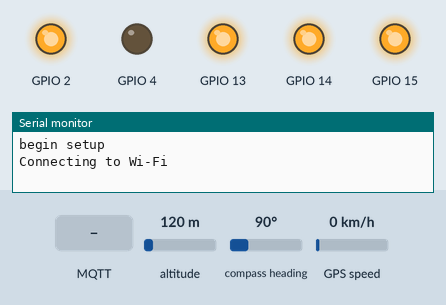
This sketch was run on a simulated ESP32. Shown: output pins drawn as LEDs (lit = HIGH), the last lines printed to the serial monitor. Dashed ring = blinking. Inputs (shaded band) come from the test bench; at power-on: altitude 120 m, compass heading 90°, GPS speed 0 km/h. WiFi joins after 1.5 s; servers stay silent unless stated; the GPS gets a fix after 3 s at 37.7749, -122.4194 with 8 satellites; no MQTT or app messages arrive unless stated; the camera gives no picture.

Above: at 0.1 s.
At 2.91 s:
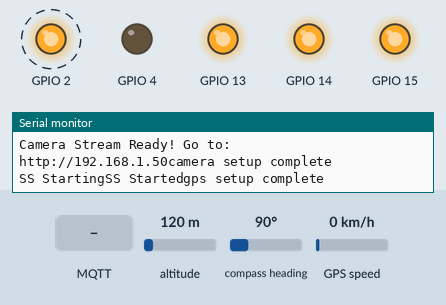
3.1 s: MQTT message "LAMpass2022" arrives on the first subscribed topic
At 3.91 s:
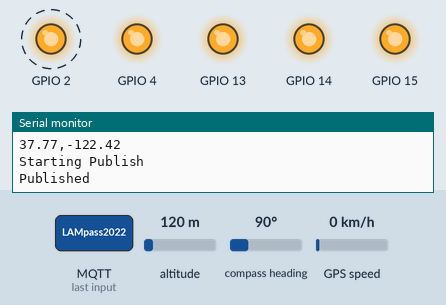
6.6 s: MQTT message "LAMpass2022" arrives on the second subscribed topic
10.1 s: MQTT message "LAMpass2022" arrives on the third subscribed topic
Timing chart, 0 to 19.6 s (numbered marks = the images above; inputs shaded):
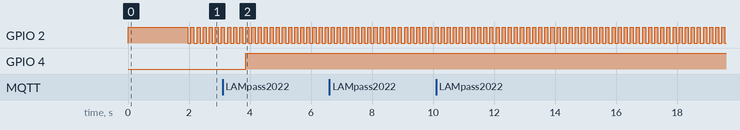

The sketch:

Main.ino
```cpp
//#include <sd_defines.h>

#include <TinyGPS++.h>
#include <TinyGPSPlus.h>


#include "mqtt.h"
#include "camera.h"
#include "gps.h"


#if CONFIG_FREERTOS_UNICORE
#define ARDUINO_RUNNING_CORE 0
#else
#define ARDUINO_RUNNING_CORE 1
#endif

#ifndef LED_BUILTIN
#define LED_BUILTIN 33
#endif

//SoftwareSerial ss1(13,12);


// define two tasks for Blink & AnalogRead
void TaskBlink( void *pvParameters );
void TaskMqttSubscribe( void *pvParameters );
void TaskGPS( void *pvParameters );

// the setup function runs once when you press reset or power the board
void setup() {

  // initialize serial communication at 115200 bits per second:
  Serial.begin(115200);
  Serial.println("begin setup");


  mqttsetup();
  Serial.println("mqtt setup complete");

  camerasetup();
  Serial.println("camera setup complete");

  gpssetup();
  Serial.println("gps setup complete");


  // Now set up two tasks to run independently.
  xTaskCreatePinnedToCore(
    TaskBlink
    ,  "TaskBlink"   // A name just for humans
    ,  5000  // This stack size can be checked & adjusted by reading the Stack Highwater
    ,  NULL
    ,  1  // Priority, with 3 (configMAX_PRIORITIES - 1) being the highest, and 0 being the lowest.
    ,  NULL
    ,  ARDUINO_RUNNING_CORE);

  xTaskCreatePinnedToCore(
    TaskMqttSubscribe
    ,  "MqttSubscribe"
    ,  10000  // Stack size
    ,  NULL
    ,  1  // Priority
    ,  NULL
    ,  ARDUINO_RUNNING_CORE);


  xTaskCreate(
    TaskGPS
    ,  "GPS"
    ,  5000  // Stack size
    ,  NULL
    ,  1  // Priority
    ,  NULL );

}

void loop()
{
  // Empty. Things are done in Tasks.
}

/*--------------------------------------------------*/
/*---------------------- Tasks ---------------------*/
/*--------------------------------------------------*/

void TaskBlink(void *pvParameters)  // This is a task.
{
  (void) pvParameters;

  /*
    Blink
    Turns on an LED on for one second, then off for one second, repeatedly.

    If you want to know what pin the on-board LED is connected to on your ESP32 model, check
    the Technical Specs of your board.
  */

  // initialize digital LED_BUILTIN on pin 13 as an output.
  pinMode(LED_BUILTIN, OUTPUT);
  for (;;) // A Task shall never return or exit.
  {
    digitalWrite(LED_BUILTIN, HIGH);   // turn the LED on (HIGH is the voltage level)
    vTaskDelay(100);  // one tick delay (15ms) in between reads for stability
    digitalWrite(LED_BUILTIN, LOW);    // turn the LED off by making the voltage LOW
    vTaskDelay(100);  // one tick delay (15ms) in between reads for stability
  }
}

void TaskMqttSubscribe(void *pvParameters)  // This is a task.
{
  (void) pvParameters;

  for (;;)
  {
    loopmqtt();
    vTaskDelay(1000);  // one tick delay (15ms) in between reads for stability
  }
}


void TaskGPS(void *pvParameters)  // This is a task.
{
  (void) pvParameters;

  for (;;)
  {
    gpsloop();
    vTaskDelay(1000);  // one tick delay (15ms) in between reads for stability
  }
}
```

camera.cpp
```cpp
#include "esp_camera.h"
#include "WiFi.h"
//
// WARNING!!! PSRAM IC required for UXGA resolution and high JPEG quality
//            Ensure ESP32 Wrover Module or other board with PSRAM is selected
//            Partial images will be transmitted if image exceeds buffer size
//

// Select camera model
//#define CAMERA_MODEL_WROVER_KIT // Has PSRAM
//#define CAMERA_MODEL_ESP_EYE // Has PSRAM
//#define CAMERA_MODEL_M5STACK_PSRAM // Has PSRAM
//#define CAMERA_MODEL_M5STACK_V2_PSRAM // M5Camera version B Has PSRAM
//#define CAMERA_MODEL_M5STACK_WIDE // Has PSRAM
//#define CAMERA_MODEL_M5STACK_ESP32CAM // No PSRAM
#define CAMERA_MODEL_AI_THINKER // Has PSRAM
//#define CAMERA_MODEL_TTGO_T_JOURNAL // No PSRAM

#include "camera_pins.h"

//const char* ssid = "Lanjewar/AgarkarMedia";
//const char* password = "LAMpass2022";
// const char* ssid = "Agarkar";
// const char* password = "aftr#/\\aga72SA";

void startCameraServer();

void camerasetup() {
  camera_config_t config;
  config.ledc_channel = LEDC_CHANNEL_0;
  config.ledc_timer = LEDC_TIMER_0;
  config.pin_d0 = Y2_GPIO_NUM;
  config.pin_d1 = Y3_GPIO_NUM;
  config.pin_d2 = Y4_GPIO_NUM;
  config.pin_d3 = Y5_GPIO_NUM;
  config.pin_d4 = Y6_GPIO_NUM;
  config.pin_d5 = Y7_GPIO_NUM;
  config.pin_d6 = Y8_GPIO_NUM;
  config.pin_d7 = Y9_GPIO_NUM;
  config.pin_xclk = XCLK_GPIO_NUM;
  config.pin_pclk = PCLK_GPIO_NUM;
  config.pin_vsync = VSYNC_GPIO_NUM;
  config.pin_href = HREF_GPIO_NUM;
  config.pin_sscb_sda = SIOD_GPIO_NUM;
  config.pin_sscb_scl = SIOC_GPIO_NUM;
  config.pin_pwdn = PWDN_GPIO_NUM;
  config.pin_reset = RESET_GPIO_NUM;
  config.xclk_freq_hz = 20000000;
  config.pixel_format = PIXFORMAT_JPEG;

  if(psramFound()){
    config.frame_size = FRAMESIZE_UXGA;
    config.jpeg_quality = 10;
    config.fb_count = 2;
  } else {
    config.frame_size =  FRAMESIZE_SVGA;
    config.jpeg_quality = 20;
    config.fb_count = 1;
  }

  // Camera init
  esp_err_t err = esp_camera_init(&config);
  if (err != ESP_OK) {
    Serial.printf("Camera init failed with error 0x%x", err);
    return;
  }
  sensor_t * s = esp_camera_sensor_get();
  //s->set_framesize(s, FRAMESIZE_QVGA);
  if(s->pixformat == PIXFORMAT_JPEG) s->set_framesize(s, (framesize_t)5);
  s->set_brightness(s, 0);     // -2 to 2
  s->set_contrast(s, 0);       // -2 to 2
  s->set_saturation(s, 0);     // -2 to 2
  s->set_special_effect(s, 0); // 0 to 6 (0 - No Effect, 1 - Negative, 2 - Grayscale, 3 - Red Tint, 4 - Green Tint, 5 - Blue Tint, 6 - Sepia)
  s->set_whitebal(s, 1);       // 0 = disable , 1 = enable
  s->set_awb_gain(s, 1);       // 0 = disable , 1 = enable
  s->set_wb_mode(s, 0);        // 0 to 4 - if awb_gain enabled (0 - Auto, 1 - Sunny, 2 - Cloudy, 3 - Office, 4 - Home)
  s->set_exposure_ctrl(s, 1);  // 0 = disable , 1 = enable
  s->set_aec2(s, 1);           // 0 = disable , 1 = enable
  s->set_ae_level(s, 0);       // -2 to 2
  s->set_aec_value(s, 300);    // 0 to 1200
  s->set_gain_ctrl(s, 1);      // 0 = disable , 1 = enable
  s->set_agc_gain(s, 0);       // 0 to 30
  s->set_gainceiling(s, (gainceiling_t)0);  // 0 to 6
  s->set_bpc(s, 0);            // 0 = disable , 1 = enable
  s->set_wpc(s, 1);            // 0 = disable , 1 = enable
  s->set_raw_gma(s, 1);        // 0 = disable , 1 = enable
  s->set_lenc(s, 1);           // 0 = disable , 1 = enable
  s->set_hmirror(s, 1);        // 0 = disable , 1 = enable
  s->set_vflip(s, 1);          // 0 = disable , 1 = enable
  s->set_dcw(s, 0);            // 0 = disable , 1 = enable
  s->set_colorbar(s, 0);       // 0 = disable , 1 = enable
  // Wi-Fi connection
  while (WiFi.status() != WL_CONNECTED) {
    delay(500);
    Serial.print(".");
  }
  Serial.println("");
  Serial.println("WiFi connected");

  Serial.print("Camera Stream Ready! Go to: http://");
  Serial.print(WiFi.localIP());

  // Start streaming web server
  startCameraServer();
}
```

camera.h
```cpp
#ifndef CAMERA_H
#define CAMERA_H

void camerasetup();

#endif
```

cameraserver.cpp
```cpp
#include "esp_camera.h"
#include "esp_timer.h"
#include "img_converters.h"
#include "Arduino.h"
#include "fb_gfx.h"
#include "soc/soc.h" //disable brownout problems
#include "soc/rtc_cntl_reg.h"  //disable brownout problems
#include "esp_http_server.h"


#define PART_BOUNDARY "123456789000000000000987654321"

// This project was tested with the AI Thinker Model, M5STACK PSRAM Model and M5STACK WITHOUT PSRAM
#define CAMERA_MODEL_AI_THINKER
//#define CAMERA_MODEL_M5STACK_PSRAM
//#define CAMERA_MODEL_M5STACK_WITHOUT_PSRAM

// Not tested with this model
//#define CAMERA_MODEL_WROVER_KIT

#if defined(CAMERA_MODEL_WROVER_KIT)
  #define PWDN_GPIO_NUM    -1
  #define RESET_GPIO_NUM   -1
  #define XCLK_GPIO_NUM    21
  #define SIOD_GPIO_NUM    26
  #define SIOC_GPIO_NUM    27

  #define Y9_GPIO_NUM      35
  #define Y8_GPIO_NUM      34
  #define Y7_GPIO_NUM      39
  #define Y6_GPIO_NUM      36
  #define Y5_GPIO_NUM      19
  #define Y4_GPIO_NUM      18
  #define Y3_GPIO_NUM       5
  #define Y2_GPIO_NUM       4
  #define VSYNC_GPIO_NUM   25
  #define HREF_GPIO_NUM    23
  #define PCLK_GPIO_NUM    22

#elif defined(CAMERA_MODEL_M5STACK_PSRAM)
  #define PWDN_GPIO_NUM     -1
  #define RESET_GPIO_NUM    15
  #define XCLK_GPIO_NUM     27
  #define SIOD_GPIO_NUM     25
  #define SIOC_GPIO_NUM     23

  #define Y9_GPIO_NUM       19
  #define Y8_GPIO_NUM       36
  #define Y7_GPIO_NUM       18
  #define Y6_GPIO_NUM       39
  #define Y5_GPIO_NUM        5
  #define Y4_GPIO_NUM       34
  #define Y3_GPIO_NUM       35
  #define Y2_GPIO_NUM       32
  #define VSYNC_GPIO_NUM    22
  #define HREF_GPIO_NUM     26
  #define PCLK_GPIO_NUM     21

#elif defined(CAMERA_MODEL_M5STACK_WITHOUT_PSRAM)
  #define PWDN_GPIO_NUM     -1
  #define RESET_GPIO_NUM    15
  #define XCLK_GPIO_NUM     27
  #define SIOD_GPIO_NUM     25
  #define SIOC_GPIO_NUM     23

  #define Y9_GPIO_NUM       19
  #define Y8_GPIO_NUM       36
  #define Y7_GPIO_NUM       18
  #define Y6_GPIO_NUM       39
  #define Y5_GPIO_NUM        5
  #define Y4_GPIO_NUM       34
  #define Y3_GPIO_NUM       35
  #define Y2_GPIO_NUM       17
  #define VSYNC_GPIO_NUM    22
  #define HREF_GPIO_NUM     26
  #define PCLK_GPIO_NUM     21

#elif defined(CAMERA_MODEL_AI_THINKER)
  #define PWDN_GPIO_NUM     32
  #define RESET_GPIO_NUM    -1
  #define XCLK_GPIO_NUM      0
  #define SIOD_GPIO_NUM     26
  #define SIOC_GPIO_NUM     27

  #define Y9_GPIO_NUM       35
  #define Y8_GPIO_NUM       34
  #define Y7_GPIO_NUM       39
  #define Y6_GPIO_NUM       36
  #define Y5_GPIO_NUM       21
  #define Y4_GPIO_NUM       19
  #define Y3_GPIO_NUM       18
  #define Y2_GPIO_NUM        5
  #define VSYNC_GPIO_NUM    25
  #define HREF_GPIO_NUM     23
  #define PCLK_GPIO_NUM     22
#else
  #error "Camera model not selected"
#endif

static const char* _STREAM_CONTENT_TYPE = "multipart/x-mixed-replace;boundary=" PART_BOUNDARY;
static const char* _STREAM_BOUNDARY = "\r\n--" PART_BOUNDARY "\r\n";
static const char* _STREAM_PART = "Content-Type: image/jpeg\r\nContent-Length: %u\r\n\r\n";

httpd_handle_t stream_httpd = NULL;

static esp_err_t stream_handler(httpd_req_t *req){
  camera_fb_t * fb = NULL;
  esp_err_t res = ESP_OK;
  size_t _jpg_buf_len = 0;
  uint8_t * _jpg_buf = NULL;
  char * part_buf[64];

  res = httpd_resp_set_type(req, _STREAM_CONTENT_TYPE);
  if(res != ESP_OK){
    return res;
  }

  while(true){
    fb = esp_camera_fb_get();
    if (!fb) {
      Serial.println("Camera capture failed");
      res = ESP_FAIL;
    } else {
      if(fb->width > 100){
        if(fb->format != PIXFORMAT_JPEG){
          bool jpeg_converted = frame2jpg(fb, 80, &_jpg_buf, &_jpg_buf_len);
          esp_camera_fb_return(fb);
          fb = NULL;
          if(!jpeg_converted){
            Serial.println("JPEG compression failed");
            res = ESP_FAIL;
          }
        } else {
          _jpg_buf_len = fb->len;
          _jpg_buf = fb->buf;
        }
      }
    }
    if(res == ESP_OK){
      size_t hlen = snprintf((char *)part_buf, 64, _STREAM_PART, _jpg_buf_len);
      res = httpd_resp_send_chunk(req, (const char *)part_buf, hlen);
    }
    if(res == ESP_OK){
      res = httpd_resp_send_chunk(req, (const char *)_jpg_buf, _jpg_buf_len);
    }
    if(res == ESP_OK){
      res = httpd_resp_send_chunk(req, _STREAM_BOUNDARY, strlen(_STREAM_BOUNDARY));
    }
    if(fb){
      esp_camera_fb_return(fb);
      fb = NULL;
      _jpg_buf = NULL;
    } else if(_jpg_buf){
      free(_jpg_buf);
      _jpg_buf = NULL;
    }
    if(res != ESP_OK){
      break;
    }
    //Serial.printf("MJPG: %uB\n",(uint32_t)(_jpg_buf_len));
  }
  return res;
}

void startCameraServer(){
  httpd_config_t config = HTTPD_DEFAULT_CONFIG();
  config.server_port = 80;

  httpd_uri_t index_uri = {
    .uri       = "/",
    .method    = HTTP_GET,
    .handler   = stream_handler,
    .user_ctx  = NULL
  };

  //Serial.printf("Starting web server on port: '%d'\n", config.server_port);
  if (httpd_start(&stream_httpd, &config) == ESP_OK) {
    httpd_register_uri_handler(stream_httpd, &index_uri);
  }
}
```

gps.cpp
```cpp
// #include <SoftwareSerial.h>

#include <TinyGPSPlus.h>
#include "mqtt.h"

/* This sample code demonstrates the normal use of a TinyGPS object.
   It requires the use of SoftwareSerial, and assumes that you have a
   4800-baud serial GPS device hooked up on pins 4(rx) and 3(tx).
*/

TinyGPSPlus gps;
// SoftwareSerial ss(13, 12);


float latitude , longitude;

void gpssetup()
{
  //Serial.begin(115200);
  Serial.print("SS Starting");
  Serial2.begin(9600, SERIAL_8N1,16,3);
  Serial.print("SS Started");
}

void gpsloop()
{

    while (Serial2.available())
    {
      //Serial.print("gps available");
      if (gps.encode(Serial2.read()))
      {
        //Serial.print("gps read");
        if (gps.location.isValid())
        {
        //Serial.print("gps valid");
          latitude = gps.location.lat();
        // Serial.print("gps latitude %");

          //lat_str = String(latitude , 6);
          longitude = gps.location.lng();
          //lng_str = String(longitude , 6);
          Serial.print(latitude);
          Serial.print(",");
          Serial.print(longitude);
          Serial.print("\n");
          publishMessage(String(latitude , 6),String(longitude , 6));
          delay(1000);
        }
      }
      //Serial.print(gps.encode(Serial2.read()));
    }
}
```

gps.h
```cpp
#ifndef GPS_H
#define GPS_H

void gpssetup();

void gpsloop();


#endif
```

mqtt.h
```cpp
#ifndef MQTT_H
#define MQTT_H

void messageHandler(char* topic, byte* payload, unsigned int length);

void mqttsetup();

void dangercontrol();

void publishMessage(String lat, String lng);

void loopmqtt();


#endif
```

secrets.h
```cpp
#include <pgmspace.h>

#define SECRET
#define THINGNAME "GOKART_PBCOE"                         //change this

const char WIFI_SSID[] = "GOKARTPBCOE";               //change this
const char WIFI_PASSWORD[] = "GOKARTPBCOE";           //change this
const char AWS_IOT_ENDPOINT[] = "a37nlo9ieaaf6l-ats.iot.ap-south-1.amazonaws.com";       //change this

// Amazon Root CA 1
static const char AWS_CERT_CA[] PROGMEM = R"EOF(
-----BEGIN CERTIFICATE-----
MIIDQTCCAimgAwIBAgITBmyfz5m/jAo54vB4ikPmljZbyjANBgkqhkiG9w0BAQsF
ADA5MQswCQYDVQQGEwJVUzEPMA0GA1UEChMGQW1hem9uMRkwFwYDVQQDExBBbWF6
b24gUm9vdCBDQSAxMB4XDTE1MDUyNjAwMDAwMFoXDTM4MDExNzAwMDAwMFowOTEL
MAkGA1UEBhMCVVMxDzANBgNVBAoTBkFtYXpvbjEZMBcGA1UEAxMQQW1hem9uIFJv
b3QgQ0EgMTCCASIwDQYJKoZIhvcNAQEBBQADggEPADCCAQoCggEBALJ4gHHKeNXj
ca9HgFB0fW7Y14h29Jlo91ghYPl0hAEvrAIthtOgQ3pOsqTQNroBvo3bSMgHFzZM
9O6II8c+6zf1tRn4SWiw3te5djgdYZ6k/oI2peVKVuRF4fn9tBb6dNqcmzU5L/qw
IFAGbHrQgLKm+a/sRxmPUDgH3KKHOVj4utWp+UhnMJbulHheb4mjUcAwhmahRWa6
VOujw5H5SNz/0egwLX0tdHA114gk957EWW67c4cX8jJGKLhD+rcdqsq08p8kDi1L
93FcXmn/6pUCyziKrlA4b9v7LWIbxcceVOF34GfID5yHI9Y/QCB/IIDEgEw+OyQm
jgSubJrIqg0CAwEAAaNCMEAwDwYDVR0TAQH/BAUwAwEB/zAOBgNVHQ8BAf8EBAMC
AYYwHQYDVR0OBBYEFIQYzIU07LwMlJQuCFmcx7IQTgoIMA0GCSqGSIb3DQEBCwUA
A4IBAQCY8jdaQZChGsV2USggNiMOruYou6r4lK5IpDB/G/wkjUu0yKGX9rbxenDI
U5PMCCjjmCXPI6T53iHTfIUJrU6adTrCC2qJeHZERxhlbI1Bjjt/msv0tadQ1wUs
N+gDS63pYaACbvXy8MWy7Vu33PqUXHeeE6V/Uq2V8viTO96LXFvKWlJbYK8U90vv
o/ufQJVtMVT8QtPHRh8jrdkPSHCa2XV4cdFyQzR1bldZwgJcJmApzyMZFo6IQ6XU
5MsI+yMRQ+hDKXJioaldXgjUkK642M4UwtBV8ob2xJNDd2ZhwLnoQdeXeGADbkpy
rqXRfboQnoZsG4q5WTP468SQvvG5
-----END CERTIFICATE-----
)EOF";

// Device Certificate                                               //change this
static const char AWS_CERT_CRT[] PROGMEM = R"KEY(
-----BEGIN CERTIFICATE-----
MIIDWjCCAkKgAwIBAgIVAKq8sSkuMHR9PZVoxQOQtBuDuuJ2MA0GCSqGSIb3DQEB
CwUAME0xSzBJBgNVBAsMQkFtYXpvbiBXZWIgU2VydmljZXMgTz1BbWF6b24uY29t
IEluYy4gTD1TZWF0dGxlIFNUPVdhc2hpbmd0b24gQz1VUzAeFw0yMzAxMTkwOTIy
MjNaFw00OTEyMzEyMzU5NTlaMB4xHDAaBgNVBAMME0FXUyBJb1QgQ2VydGlmaWNh
dGUwggEiMA0GCSqGSIb3DQEBAQUAA4IBDwAwggEKAoIBAQDqIrj/y/oZOyzfdA1U
xIW54RCvXmZ0lXLINSDyvB+MChW4okvq0F2wsuJ/HDInV9+EsoXloBqdM2GkdD/z
vTs2eJ+/2bKVWDxNCD6bABBw+VFftgx+mjNcUztBIxxILfJRNQ3coWKc355lCk7D
47UZbl/nehFvPY0U36PTSKUrR+93F9GoYzw6IRW4NhwT6krbjBD6HeZC6Tu9FcE3
rkFUeqBSsWHjvFxwrv1/pjyA4L+aQ4tVAHSSwAX02OB+9vCQlfWbyZ4RZJtNd+KR
OctHaEQsMz/1262k5pz3piTgGQu1wc5dsyhc0ABUHZ7hlVMhSbpjYyfAouVGL8+K
MAc1AgMBAAGjYDBeMB8GA1UdIwQYMBaAFJoxOT+4ZR9TDuvbSO3ydySF2z/kMB0G
A1UdDgQWBBSyDCo5I028Z8D7IXy8kF43ihOMlDAMBgNVHRMBAf8EAjAAMA4GA1Ud
DwEB/wQEAwIHgDANBgkqhkiG9w0BAQsFAAOCAQEANXuzmroYA1dazIynkUo3Q2ku
EdTQh2rRuUYcayUxEhrbXWWNlg9Hzw/3q4wHdlMM7/74Vmq6fCUlqoTScp8EoYE1
TDFhw50w4lfiYWXlAlAsHslXJ8dYyZL/N4Od9z6MtxMGBDvmMNGqV0EQwq8KwUf0
q4C5JJQJq8oB6YkPBoIZS5qtve5S2Y6m77VevsvWHFtzgXVFrl6y31uRuYX9iwrt
KTi8mR5yR01x4kOwa4Z9fpeBWYAc8aGju+FxNqnlB8gBwXeJkUzRAF7wwIAkbkO3
NyWbfGMalnnAC2MefCyxpheQHm/Z7Sk3O1WR1I4jxOg1v0+PloOPY3IGor5xUA==
-----END CERTIFICATE-----


)KEY";

// Device Private Key                                               //change this
static const char AWS_CERT_PRIVATE[] PROGMEM = R"KEY(
-----BEGIN RSA PRIVATE KEY-----
MIIEpQIBAAKCAQEA6iK4/8v6GTss33QNVMSFueEQr15mdJVyyDUg8rwfjAoVuKJL
6tBdsLLifxwyJ1ffhLKF5aAanTNhpHQ/8707Nnifv9mylVg8TQg+mwAQcPlRX7YM
fpozXFM7QSMcSC3yUTUN3KFinN+eZQpOw+O1GW5f53oRbz2NFN+j00ilK0fvdxfR
qGM8OiEVuDYcE+pK24wQ+h3mQuk7vRXBN65BVHqgUrFh47xccK79f6Y8gOC/mkOL
VQB0ksAF9NjgfvbwkJX1m8meEWSbTXfikTnLR2hELDM/9dutpOac96Yk4BkLtcHO
XbMoXNAAVB2e4ZVTIUm6Y2MnwKLlRi/PijAHNQIDAQABAoIBAQDo72ygSJ3kVkQZ
d4r/x5jHSgvgfQlveXO9jWXfOJwmJa5gh08CKRTdA8tk7HdVPw5IJZgi0HtJ5GGD
TIiHhL8RPUaphvstq6Aqf0ZRzOmOi+ySTTr3BZCNjNzJvBWaFeQbOK42z3SdX7hl
C7E7ICL/Txko4P/RbSocFzcUsBRrDfm97VNYhahC8YPIaxlpio3WTCnaSmjHTqzT
q+hcmDbcCYvZYKxyROflIyK0ujSuiqraNgPF/GWNlfF+IC4ayShrCHnOBZj42hKd
zmP+79AdBVLSToG6809ZctoJNsshUWSo7m0N9WetI6usrO6PpvpZJuahGQvezclu
l/oJiNxhAoGBAP7Qd1KMp1cOc9IH9qocFD8uWc32+bJx0q6HqodwlM4NmsrjdCTI
QhH/pmWjhgKx788ph0y4M4koY90/aa8nc3p5jfM0UgSuUTTk8Pt5GYaYTl0DLPE7
ykbk4KOrS3l1qGmZBPioZe8WyUjLfQchNupRtohv4/ibkWBbVAFKNrfNAoGBAOs5
n8noxTOQqaM3UlHWJf7rpv2c3xxVpI7nSkCYhOt046SIUoooXMyvbTWuyfyMBwbz
UEBPBPc30oeHclc7IQ4cxqID1dGwTWnbKOdJDHq9AKhIHKjwqc3iOYdHFPDTKCRF
vWd3qBiNqh2KxMnhYhKaoqtrc3rcTKMK5lNirtUJAoGAH+HljCadKX9dboIgkthA
kEc0ZVjplTI4si23YIrtk3qQS6J5/cAwxB/AqibztZKd9sWzcB38FMVA+YXdq1S8
Vi6vXCbHvF4zOvMKU+yrDPQxmeGz1dstTAGHOfNM1j2qfMvwm0w2tNudA8ayNhop
zNe8hwW4+Ho+jlffAupOPmECgYEAnPhJT14MKwsAiTCjuITluiXbvCZxJOFp/QsP
m+er28yXFPb7zcJ9mwH+KPLJS8TN869vAFs6/xa7YUHb5aZJurctPnS8vT+fiWJ8
+0reDxINXD8zEPH4/rFWnpWqvcLLaNk5OdC51hjDSw+NnwLOhYe3whjkaTqV0b+2
UDLsZLECgYEAlo1nncfdhRiydBgRHsbzOxqnFV6t9IwH0M8rUbIZWZiOP8Sy97rD
CSz+BC4rhjBkvp0qmz9E1uDKtV5VN9CdrFJ5gzdIYoyfWBqVB29buM8ng5ZWcfLz
G2ZYcutkuXmzCx0hPDJz50QMq4Z7a9fp3dkz//SSc7yzenSuRfrkL7Y=
-----END RSA PRIVATE KEY-----


)KEY";
```

Source omitted: mqtt.cpp (5254 bytes), camera_pins.h (4071 bytes)

Measured:
- after the input at 3.1 s, GPIO 4: LOW → HIGH after 0.76 s
- by itself, GPIO 2: alternates HIGH for 0.10 s and LOW for 0.10 s
